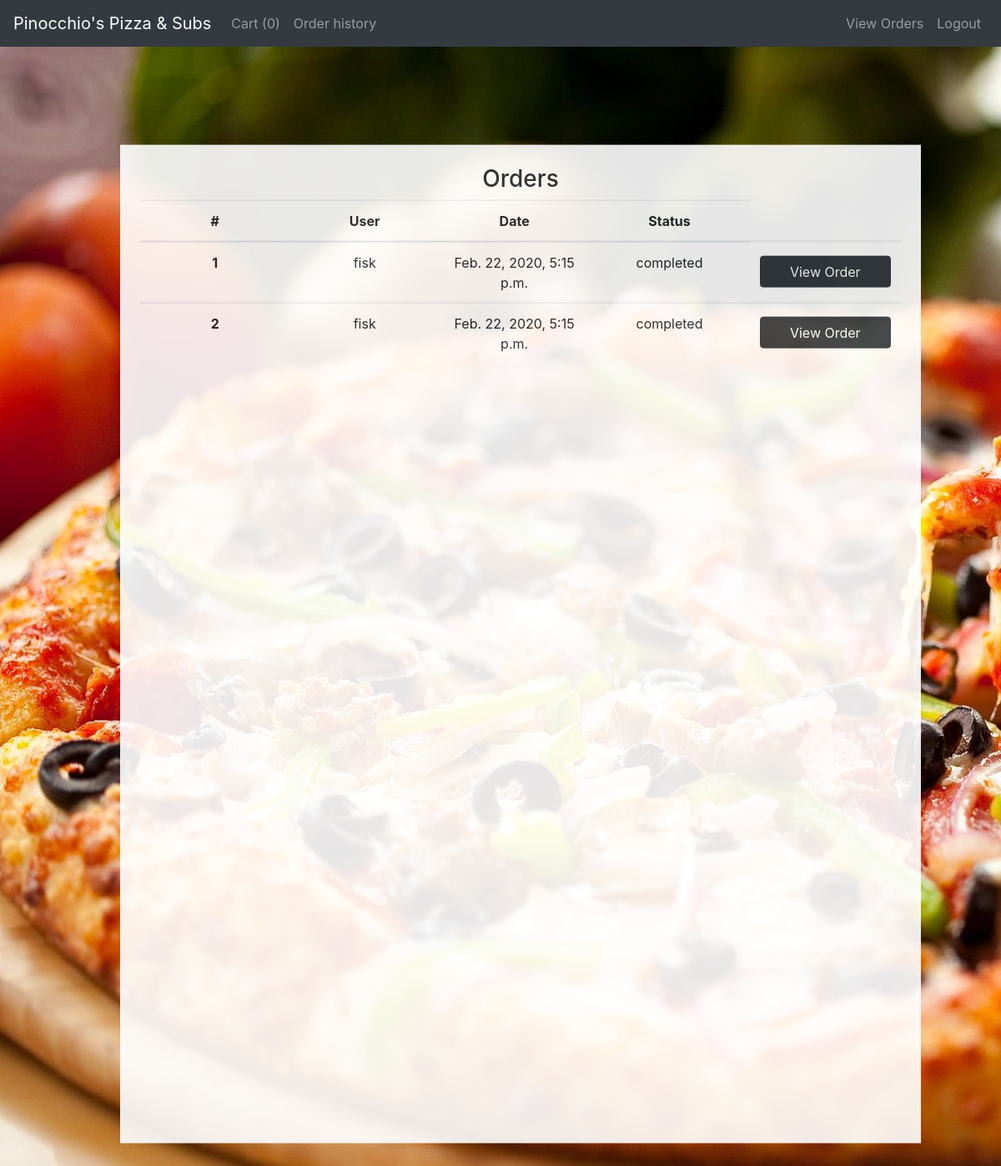
/history (signed in), run on the app's committed database.
### orders/models.py (models this page shows, shortened)
class Order(models.Model):
    COMPLETED = "completed"
    PENDING = "pending"
    STATUS=[
    (COMPLETED, "completed"),
       (PENDING, "pending")
    ]
    user = models.ForeignKey(settings.AUTH_USER_MODEL, on_delete=models.CASCADE, related_name="orders")
    datetime = models.DateTimeField(auto_now=False, auto_now_add=True)
    last_modified = models.DateTimeField(auto_now=True, auto_now_add=False)
    transaction=models.CharField(max_length=64, choices = STATUS, default=PENDING)

### orders/views.py (the view)
# urls.py: path("history", views.history, name="history")
def history(request):
    if not request.user.is_authenticated:
        return render(request, "orders/login.html")
    orders =  Order.objects.all().filter(user = request.user).order_by('-transaction')
    context = {
        "orders":orders
    }
    return render(request, "orders/view_orders.html", context)

### orders/templates/orders/view_orders.html
{% extends "orders/base.html" %}
{% block body %}
<div class="container-fluid">
  <h3>Orders</h3>
  <table class="table">
    <thead>
      <tr>
        <th scope="col">#</th>
        <th scope="col">User</th>
        <th scope="col">Date</th>
        <th scope="col">Status</th>
      </tr>
  </thead>
  <tbody>
    {% for order in orders %}
      <tr>
        <th scope="row">{{ order.id }}</th>
        <td>{{ order.user }}</td>
        <td>{{ order.datetime }}</td>
        <td>{{ order.transaction }}</td>
        <td><a href="{% url 'view_order' order.id %}" class="btn btn-dark">View Order</a></td>
      </tr>
    {% endfor %}
  </tbody>
  </table>
</div>
{% endblock %}

### orders/static/orders/styles.css (style rules this page uses)
body, html { width: 100%; height: 100%; overflow: hidden; }
.btn { display: block; margin: 3% auto; }
.container-fluid { padding: 2%; text-align: center; position: absolute; top: 50%; left: 50%; transform: translate(-50%, -50%); background-color: white; opacity: 0.9; overflow-y: auto; height: 80%; width: 80%; margin: 2%; }
.table td, .table th { width: 10%; }

### data on the page
Order: id "1", user "fisk", datetime "Feb. 22, 2020, 5:15 p.m.", transaction "completed"
Order: id "2", user "fisk", datetime "Feb. 22, 2020, 5:15 p.m.", transaction "completed"
